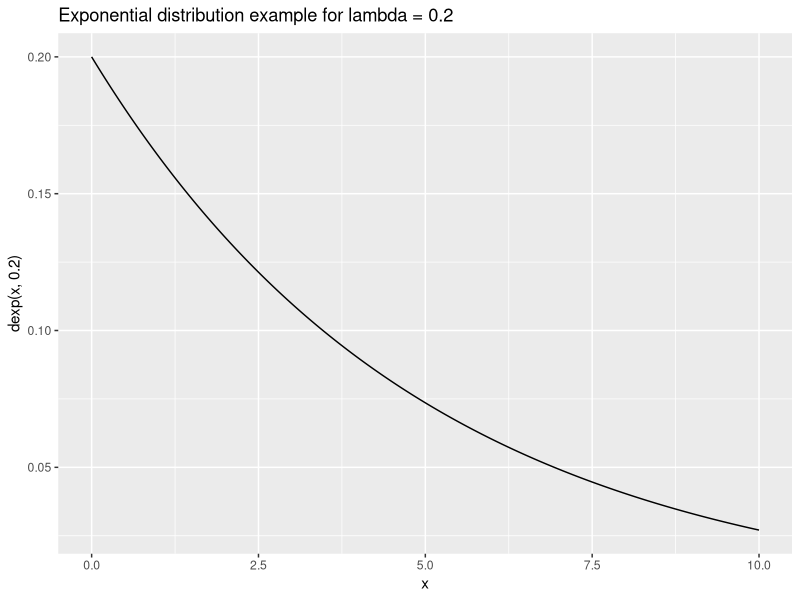

This chart was generated by the following R code:
## ---- chunk 1
# Show a demo of the exponential distribution
library(ggplot2)
x <- seq(0.0,10.0,0.01)
qplot(x,dexp(x,0.2),geom="line",main="Exponential distribution example for lambda = 0.2")
## ---- chunk 2
sessionInfo()
